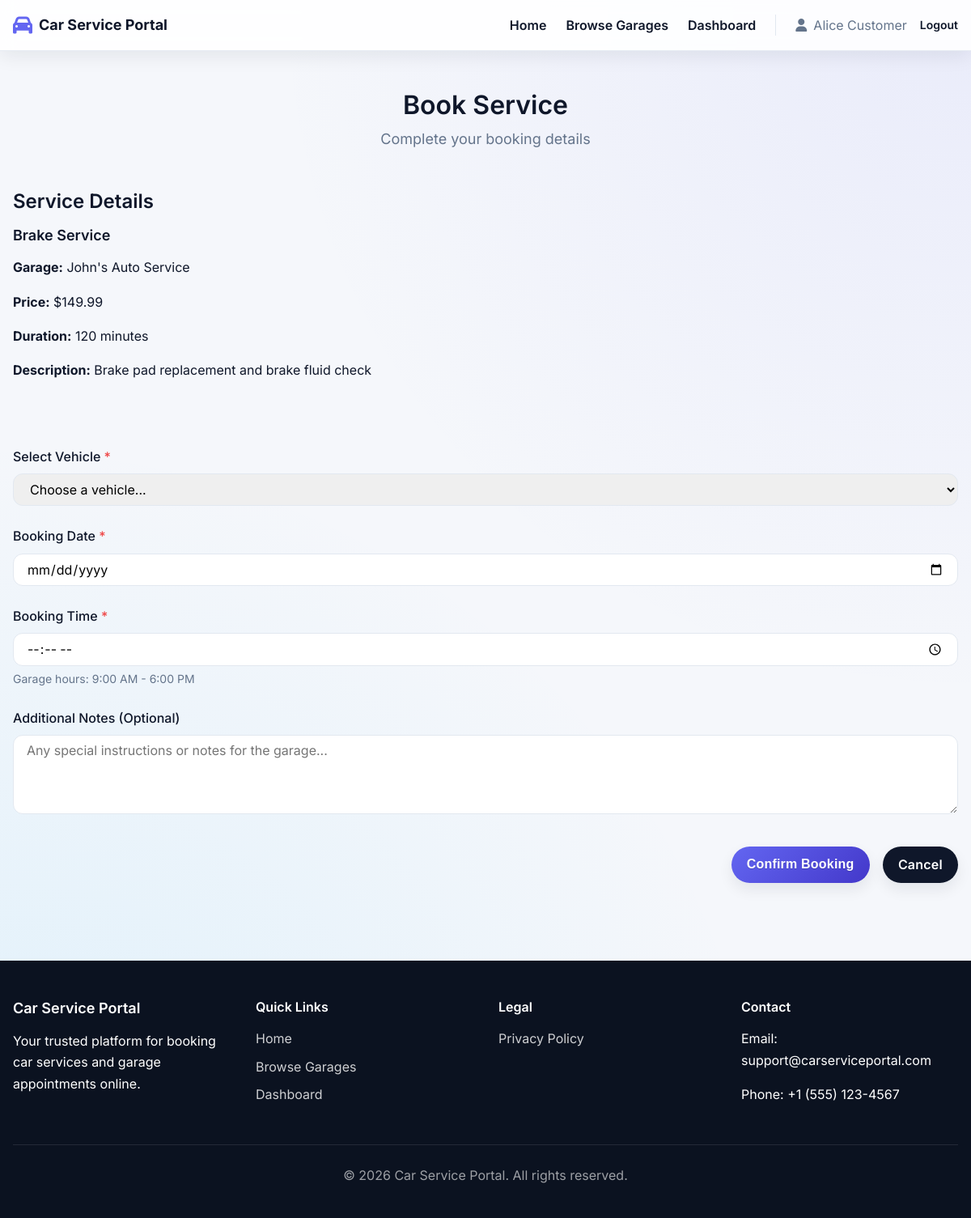
Screenshot of /book_service.php?garage_id=1&service_id=3 (signed in) with the database file from the repository.
### tables this page shows
CREATE TABLE IF NOT EXISTS services (
    id INT AUTO_INCREMENT PRIMARY KEY,
    garage_id INT NOT NULL,
    name VARCHAR(200) NOT NULL,
    description TEXT,
    price DECIMAL(10, 2) NOT NULL,
    duration_minutes INT NOT NULL DEFAULT 60,
    status ENUM('active', 'inactive') NOT NULL DEFAULT 'active',
    created_at TIMESTAMP DEFAULT CURRENT_TIMESTAMP,
    updated_at TIMESTAMP DEFAULT CURRENT_TIMESTAMP ON UPDATE CURRENT_TIMESTAMP,
    FOREIGN KEY (garage_id) REFERENCES garages(id) ON DELETE CASCADE,
    INDEX idx_garage (garage_id),
    INDEX idx_status (status)
);

CREATE TABLE IF NOT EXISTS garages (
    id INT AUTO_INCREMENT PRIMARY KEY,
    owner_user_id INT NOT NULL,
    name VARCHAR(200) NOT NULL,
    address TEXT NOT NULL,
    phone VARCHAR(20) NOT NULL,
    email VARCHAR(100),
    description TEXT,
    status ENUM('active', 'inactive') NOT NULL DEFAULT 'active',
    created_at TIMESTAMP DEFAULT CURRENT_TIMESTAMP,
    updated_at TIMESTAMP DEFAULT CURRENT_TIMESTAMP ON UPDATE CURRENT_TIMESTAMP,
    FOREIGN KEY (owner_user_id) REFERENCES users(id) ON DELETE CASCADE,
    INDEX idx_owner (owner_user_id),
    INDEX idx_status (status)
);

### public/book_service.php (the view, shortened to what this page needs)
<?php
$garageId = $_GET['garage_id'] ?? 0;
$serviceId = $_GET['service_id'] ?? 0;
$userId = getCurrentUserId();
$pdo = getDBConnection();
$success = false;
if ($serviceId && $garageId) {
    $stmt = $pdo->prepare("SELECT s.*, g.name as garage_name
                           FROM services s
                           JOIN garages g ON s.garage_id = g.id
                           WHERE s.id = ? AND s.garage_id = ? AND s.status = 'active' AND g.status = 'active'");
    $stmt->execute([$serviceId, $garageId]);
    $service = $stmt->fetch();
} else {
    header('Location: /garages.php');
    exit();
}
$stmt = $pdo->prepare("SELECT * FROM vehicles WHERE user_id = ? ORDER BY created_at DESC");
$stmt->execute([$userId]);
$vehicles = $stmt->fetchAll();
include __DIR__ . '/../includes/header.php';
?>
<main class="main-content py-12">
    <div class="container max-w-6xl mx-auto px-4">
        <div class="page-header text-center">
            <h1 class="page-title text-3xl font-semibold text-slate-900">Book Service</h1>
            <p class="page-subtitle text-sm text-slate-500">Complete your booking details</p>
        </div>
        <div class="booking-container grid gap-6 lg:grid-cols-3">
            <div class="booking-summary lg:col-span-1">
                <h2 class="text-xl font-semibold text-slate-900">Service Details</h2>
                <div class="summary-card mt-4 rounded-2xl border border-slate-200 bg-white p-6 shadow-sm">
                    <h3 class="text-lg font-semibold text-slate-900"><?php echo htmlspecialchars($service['name']); ?></h3>
                    <p><strong>Garage:</strong> <?php echo htmlspecialchars($service['garage_name']); ?></p>
                    <p><strong>Price:</strong> $<?php echo number_format($service['price'], 2); ?></p>
                    <p><strong>Duration:</strong> <?php echo $service['duration_minutes']; ?> minutes</p>
                    <?php if ($service['description']): ?>
                        <p><strong>Description:</strong> <?php echo htmlspecialchars($service['description']); ?></p>
                    <?php endif; ?>
                </div>
            </div>
            <div class="booking-form-section lg:col-span-2">
                <?php if ($success): ?>
                    <div class="alert alert-success" role="alert">
                        <i class="fas fa-check-circle"></i>
                        Booking created successfully!
                        <a href="/booking_detail.php?id=<?php echo $bookingId; ?>">View booking details</a>
                    </div>
                <?php else: ?>
                    <?php if (empty($vehicles)): ?>
                        <div class="alert alert-info">
                            <i class="fas fa-info-circle"></i>
                            You need to add a vehicle first. <a href="/vehicles.php?action=add">Add Vehicle</a>
                        </div>
                    <?php else: ?>
                        <form method="POST" action="" class="booking-form rounded-2xl border border-slate-200 bg-white p-6 shadow-sm" novalidate>
                            <div class="form-group">
                                <label for="vehicle_id">Select Vehicle <span class="required">*</span></label>
                                <select id="vehicle_id" name="vehicle_id" required aria-required="true"
                                        class="mt-2 w-full rounded-xl border border-slate-200 px-4 py-2 text-sm focus:border-blue-500 focus:outline-none focus:ring-2 focus:ring-blue-200">
                                    <option value="">Choose a vehicle...</option>
                                </select>
                            </div>
                            <div class="form-group">
                                <label for="booking_date">Booking Date <span class="required">*</span></label>
                                <input
                                    type="date"
                                    id="booking_date"
                                    name="booking_date"
                                    value="<?php echo htmlspecialchars($_POST['booking_date'] ?? ''); ?>"
                                    min="<?php echo date('Y-m-d'); ?>"
                                    required
                                    aria-required="true"
                                    class="mt-2 w-full rounded-xl border border-slate-200 px-4 py-2 text-sm focus:border-blue-500 focus:outline-none focus:ring-2 focus:ring-blue-200"
                                >
                            </div>
                            <div class="form-group">
                                <label for="booking_time">Booking Time <span class="required">*</span></label>
                                <input
                                    type="time"
                                    id="booking_time"
                                    name="booking_time"
                                    value="<?php echo htmlspecialchars($_POST['booking_time'] ?? ''); ?>"
                                    required
                                    aria-required="true"
                                    class="mt-2 w-full rounded-xl border border-slate-200 px-4 py-2 text-sm focus:border-blue-500 focus:outline-none focus:ring-2 focus:ring-blue-200"
                                >
                                <small class="form-hint">Garage hours: 9:00 AM - 6:00 PM</small>
                            </div>
                            <div class="form-group">
                                <label for="notes">Additional Notes (Optional)</label>
                                <textarea
                                    id="notes"
                                    name="notes"
                                    rows="4"
                                    placeholder="Any special instructions or notes for the garage..."
                                    class="mt-2 w-full rounded-xl border border-slate-200 px-4 py-2 text-sm focus:border-blue-500 focus:outline-none focus:ring-2 focus:ring-blue-200"
                                ><?php echo htmlspecialchars($_POST['notes'] ?? ''); ?></textarea>
                            </div>
                            <div class="form-actions mt-6 flex gap-3">
                                <button type="submit" class="btn btn-primary rounded-xl bg-blue-600 px-5 py-2.5 text-white hover:bg-blue-700">Confirm Booking</button>
                                <a href="/garage_detail.php?id=<?php echo $garageId; ?>" class="btn btn-secondary rounded-xl bg-slate-900 px-5 py-2.5 text-white hover:bg-slate-800">Cancel</a>
                            </div>
                        </form>
                    <?php endif; ?>
                <?php endif; ?>
            </div>
        </div>
    </div>
</main>
<?php include __DIR__ . '/../includes/footer.php'; ?>

### public/assets/css/styles.css (style rules this page uses)
:root { --primary-color: #6366f1; --primary-dark: #4f46e5; --secondary-color: #0f172a; --success-color: #22c55e; --error-color: #ef4444; --warning-color: #f59e0b; --info-color: #38bdf8; --bg-color: #ffffff; --bg-light: #f5f7fb; --bg-dark: #0b1220; --bg-surface: #ffffff; --text-color: #0f172a; --text-light: #64748b; --border-color: #e2e8f0; --font-family: 'Inter', -apple-system, BlinkMacSystemFont, 'Segoe UI', sans-serif; --font-size-base: 16px; --font-size-sm: 14px; --font-size-lg: 18px; --font-size-xl: 24px; --font-size-2xl: 32px; --spacing-xs: 0.25rem; --spacing-sm: 0.5rem; --spacing-md: 1rem; --spacing-lg: 1.5rem; --spacing-xl: 2rem; --spacing-2xl: 3rem; --border-radius: 12px; --border-radius-lg: 18px; --shadow-sm: 0 8px 18px rgba(15, 23, 42, 0.08); --shadow-md: 0 16px 32px rgba(15, 23, 42, 0.12); --shadow-lg: 0 24px 60px rgba(15, 23, 42, 0.18); --transition: all 0.2s ease; }
* { margin: 0; padding: 0; box-sizing: border-box; }
html { font-size: var(--font-size-base); scroll-behavior: smooth; }
body { font-family: var(--font-family); color: var(--text-color); background-color: var(--bg-light); background-image: radial-gradient(circle at top right, rgba(99, 102, 241, 0.08), transparent 45%), radial-gradient(circle at bottom left, rgba(56, 189, 248, 0.12), transparent 50%); line-height: 1.65; -webkit-font-smoothing: antialiased; -moz-osx-font-smoothing: grayscale; }
h1, h2, h3, h4, h5, h6 { font-weight: 600; line-height: 1.2; margin-bottom: var(--spacing-md); color: var(--text-color); }
h1 { font-size: var(--font-size-2xl); }
h2 { font-size: var(--font-size-xl); }
h3 { font-size: var(--font-size-lg); }
p { margin-bottom: var(--spacing-md); }
a { color: var(--primary-color); text-decoration: none; transition: var(--transition); }
.container { max-width: 1200px; margin: 0 auto; padding: 0 var(--spacing-md); }
.btn { display: inline-flex; align-items: center; justify-content: center; gap: var(--spacing-sm); padding: 0.6rem 1.2rem; font-size: var(--font-size-base); font-weight: 600; text-align: center; text-decoration: none; border: none; border-radius: 999px; cursor: pointer; transition: var(--transition); background-color: #eef2ff; color: #1f2937; text-shadow: none; box-shadow: var(--shadow-sm); }
.btn-primary { background: linear-gradient(135deg, #6366f1 0%, #4338ca 100%); color: #ffffff; letter-spacing: 0.2px; text-shadow: 0 1px 1px rgba(15, 23, 42, 0.2); }
.btn-secondary { background: #0f172a; color: #ffffff; letter-spacing: 0.2px; text-shadow: 0 1px 1px rgba(15, 23, 42, 0.25); }
.main-content { min-height: calc(100vh - 200px); padding: var(--spacing-2xl) 0; }
.booking-container { display: grid; gap: var(--spacing-xl); }
.booking-summary h2, .booking-form-section h2 { margin-bottom: var(--spacing-md); }
.page-header { margin-bottom: var(--spacing-xl); }
.form-actions { margin-top: var(--spacing-lg); }
.btn-primary { background: linear-gradient(135deg, #6366f1 0%, #4338ca 100%); color: white; border-color: transparent; }
.btn-secondary { background: #0f172a; color: white; border-color: transparent; }
.page-header { margin-bottom: var(--spacing-2xl); text-align: center; }
.page-title { font-size: var(--font-size-2xl); margin-bottom: var(--spacing-sm); }
.page-subtitle { color: var(--text-light); font-size: var(--font-size-lg); }
.auth-form, .booking-form, .service-form, .vehicle-form { margin-top: var(--spacing-xl); }
.form-group { margin-bottom: var(--spacing-lg); }
.form-group label { display: block; margin-bottom: var(--spacing-sm); font-weight: 500; color: var(--text-color); }
.form-group input[type="text"], .form-group input[type="email"], .form-group input[type="password"], .form-group input[type="number"], .form-group input[type="date"], .form-group input[type="time"], .form-group select, .form-group textarea { width: 100%; padding: var(--spacing-sm) var(--spacing-md); font-size: var(--font-size-base); font-family: var(--font-family); border: 1px solid var(--border-color); border-radius: var(--border-radius); transition: var(--transition); }
.form-actions { display: flex; gap: var(--spacing-md); justify-content: flex-end; margin-top: var(--spacing-xl); }
.required { color: var(--error-color); }
.form-hint { display: block; margin-top: var(--spacing-xs); font-size: var(--font-size-sm); color: var(--text-light); }

### rows the page displays
services: name "Brake Service", garage.name "John's Auto Service", price "149.99", duration_minutes "120", description "Brake pad replacement and brake fluid check"

### other values shown
$_SESSION['user_name'] "Alice Customer"
